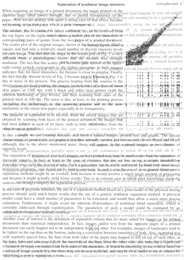
%> input picture Document scan/image_mix1.bmp, 184 x 260 px, shrunk from 772 x 1092 before the run
$ octave scan_NMF_multiplicatif.m   (GNU Octave 9; MATLAB toolbox functions it lacks are replaced by stand-ins)
%> lines starting %> are read from the running program, lines starting %| are printed output that depends on the picture
close all;
clc;

fileID = fopen('Scan recto verso - NMF multiplicatif.txt', 'a');
fprintf(fileID, '*********************************************************\n');

%%%%%%%%%%%%%%%%%%%%%%%%%%%%%%%%%%%%%%%%%%%%%%%%%%%%%%%%%%%%%%%%%%%%%%%%%%%%%%%%%%%%%%%%%%%%%%%%%%%%%%%

[X1, map1] = imread('image_mix1.bmp');
%> X1 is the input picture: size 260x184 uint8; min 53, max 255, mean 229.7
%> map1 = 256 rows, first 12: [0 0 0; 0.00392 0.00392 0.00392; 0.00784 0.00784 0.00784; 0.0118 0.0118 0.0118; 0.0157 0.0157 0.0157; 0.0196 0.0196 0.0196; 0.0235 0.0235 0.0235; 0.0275 0.0275 0.0275; 0.0314 0.0314 0.0314; 0.0353 0.0353 0.0353; 0.0392 0.0392 0.0392; 0.0431 0.0431 0.0431]
[X2, map2] = imread('image_mix2.bmp');
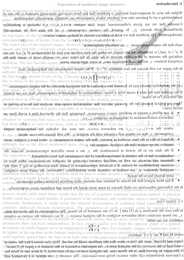
%> input picture Document scan/image_mix2.bmp, 184 x 260 px, shrunk from 772 x 1092 before the run
%> X2 is the input picture: size 260x184 uint8; min 54, max 255, mean 233
%> map2 has the same summary as map1

x1c = double(X1(:));
x2c = double(X2(:));

%%%%%%%%%%%%%%%%%%%%%%%%%%%%%%%%%%%%%%%%%%%%%%%%%%%%%%%%%%%%%%%%%%%%%%%%%%%%%%%%%%%%%%%%%%%%%%%%%%%%%%%

V = [x1c'; x2c'];
n = min(size(V));
%> n = 2

mu = 1e-7;

W = rand(n,n) + 1;
H = rand(size(V)) + 1;

iter = 0;
err = 1;

figure
tic
while err > 1e-6

    W = W.*((V*H')./(W*H*H'));
    W = max(W,eps);

    H = H.*((W'*V)./(W'*W*H));
    H = max(H,eps);

    e = ((V-W*H).^2)./2;
    err = sum(sum(e));

    fprintf(fileID, 'iter %d\terreur = %e\n', iter, err);
    plot(iter, err, '*', 'MarkerSize', 10);
    hold on

    if iter>200
        break
    end


    iter = iter+1

end
%> this loop made 202 passes
%> (W, err) on passes 1 to 3: ([84.77 65.62; 88.63 63.88], 3612033.8), ([84.83 65.62; 88.57 63.87], 3608875.5), ([84.86 65.6; 88.55 63.9], 3606379.4)
%> after the loop, W = [71.9 78.29; 100.2 52.44]; iter = 201
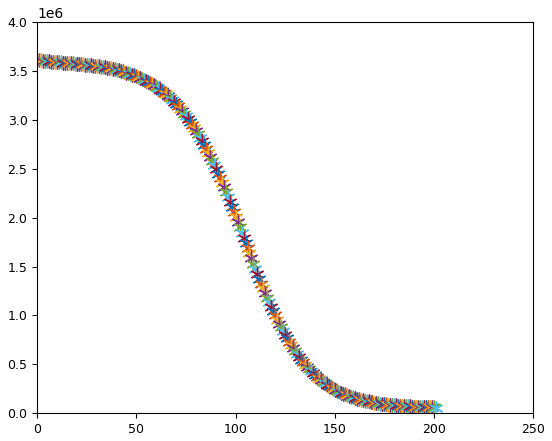
%> figure redrawn from the program's plot data

fprintf (fileID, 'temps de calcul : %f\n', toc);

e1 = H(1,:);
e1 = (e1-min(e1))./(max(e1)-min(e1));       % rescale estimation n°1
%> (the run ends here)
